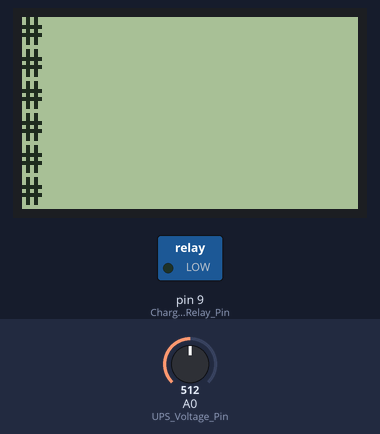
This sketch was run on a simulated Arduino Uno, built with avr-gcc and run on an emulated ATmega328P. On the bench: 84×48 one-colour display, switched loads named in the sketch (green lamp = pin HIGH). Inputs (shaded band) come from the test bench; at power-on: A0 (UPS_Voltage_Pin) = 512. What the sketch prints to the serial monitor is not drawn.

Above: at 1.2 s.
1.3 s: A0 (UPS_Voltage_Pin) set to 257
2.8 s: A0 (UPS_Voltage_Pin) set to 238
At 3.1 s:
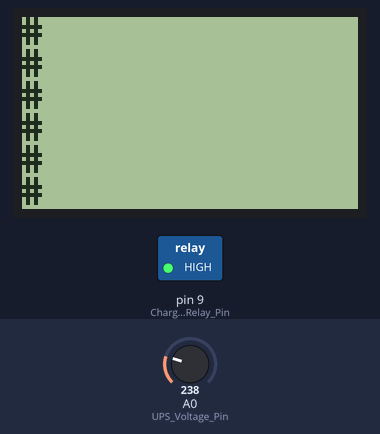
4.3 s: A0 (UPS_Voltage_Pin) set to 306
At 5.6 s:
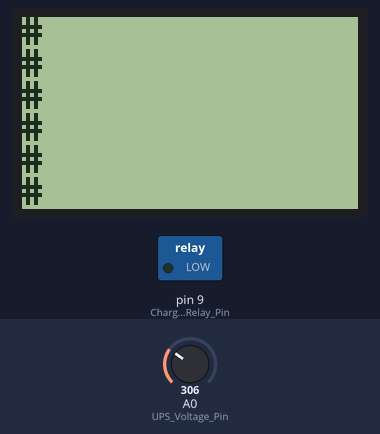
Timing chart, 0 to 7.3 s (numbered marks = the images above; inputs shaded):
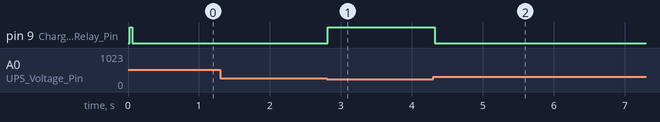

Measured:
- the behaviour switches between 249 and 248 on A0 (UPS_Voltage_Pin) (found by bisection; images 0 and 1)
- after the input at 1.3 s, every drawn part: stays the same
- after the input at 2.8 s, pin 9 (Charger_Relay_Pin): LOW → HIGH at once
- after the input at 4.3 s, pin 9 (Charger_Relay_Pin): HIGH → LOW at once

The sketch:

voltage_level.ino
```cpp
#include <PCD8544.h>

static PCD8544 lcd;

const int UPS_Voltage_Pin = A0;
const int Lamp_Pin = 8;
const int Charger_Relay_Pin = 9;

const float Reference_Voltage = 5.15;
const float Resistor_1 = 98100; // 98.1K resistor
const float Resistor_2 = 9700;  // 9.7K resistor
const float CutoffVoltage = 13.9;
const float LampCutoffVoltage = 11;
const float Denominator = Resistor_2 / (Resistor_1 + Resistor_2);

float Voltage = 0.0;
float PrevVoltage = 0.0;

void setup()
{
    analogReference(DEFAULT);
    lcd.begin(84, 48);
    lcd.setContrast(70);
    pinMode(Charger_Relay_Pin, OUTPUT);
    digitalWrite(Charger_Relay_Pin, HIGH);
    pinMode(UPS_Voltage_Pin, INPUT);
    Serial.begin(9600);
}

void showVoltage(float voltage)
{
    for (int i = 0; i < round(Voltage/CutoffVoltage * 4); i++) {
      lcd.setCursor(0, 5-i);
      lcd.clearLine();
      lcd.print("#");
    }
}

void loop()
{
    float Analog_Read_Value = analogRead(UPS_Voltage_Pin);
    float Input_Voltage = (Analog_Read_Value / 1024) * Reference_Voltage;
    Voltage = Input_Voltage / Denominator;
    if (PrevVoltage != Voltage) {
      showVoltage(Voltage);
    }
    if (PrevVoltage >= LampCutoffVoltage && Voltage < LampCutoffVoltage)
    {
        Serial.println("Voltage fell far below cutoff. Turning bulb off.");
        digitalWrite(Lamp_Pin, LOW);
    }
    if (PrevVoltage < CutoffVoltage && Voltage >= CutoffVoltage)
    {
        Serial.println("Voltage reached cutoff. Turning charger off.");
        digitalWrite(Charger_Relay_Pin, LOW);
    }
    if (PrevVoltage >= CutoffVoltage && Voltage < CutoffVoltage)
    {
        Serial.println("Voltage fell below cutoff. Turning charger on.");
        digitalWrite(Charger_Relay_Pin, HIGH);
    }
    PrevVoltage = Voltage;
}
```
